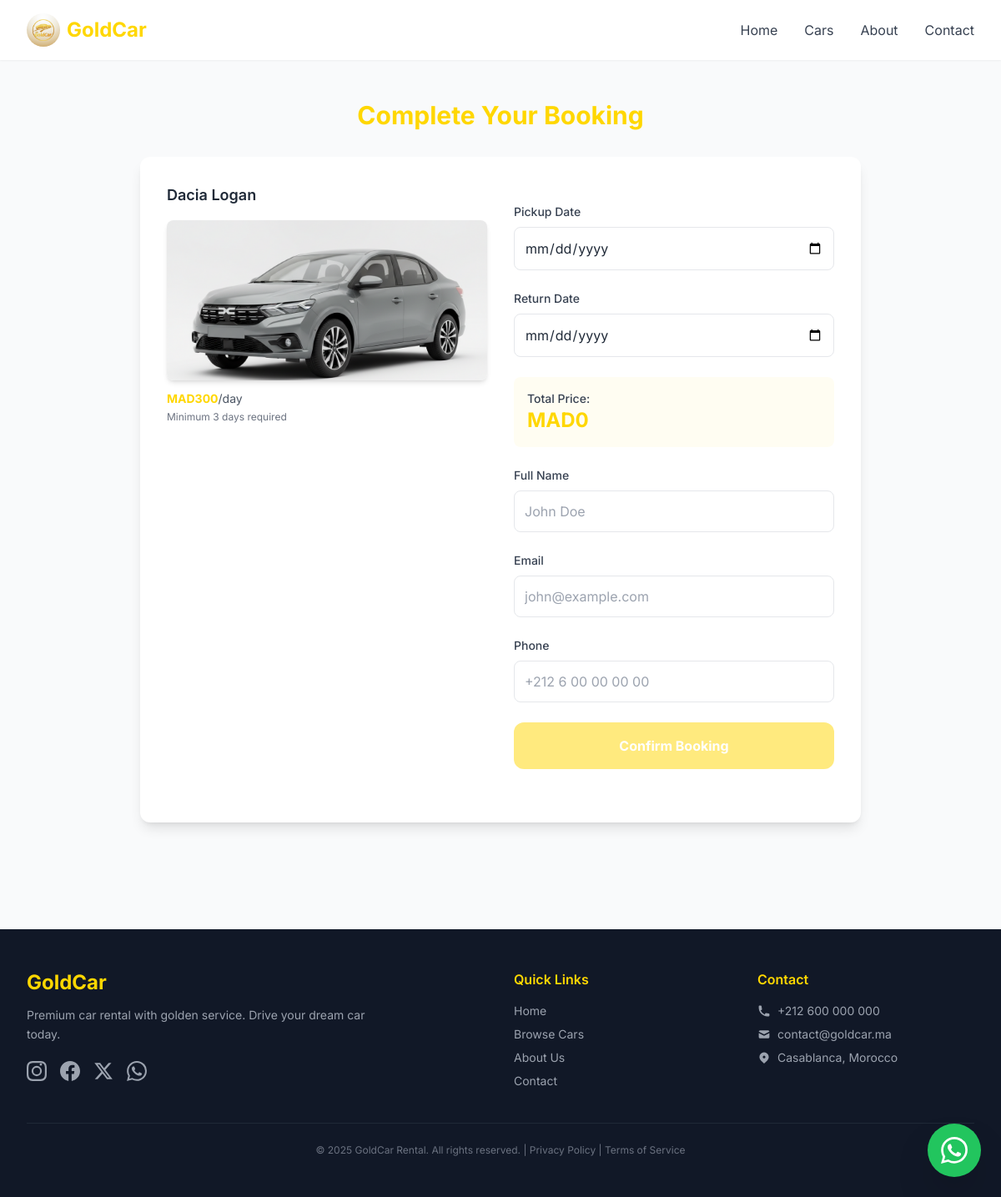
Screenshot of /booking.php?id=1 with the database file from the repository.
### tables this page shows
CREATE TABLE `cars` (
  `id` int(11) NOT NULL,
  `name` varchar(100) DEFAULT NULL,
  `image` varchar(255) DEFAULT NULL,
  `seats` int(11) DEFAULT NULL,
  `bags` int(11) DEFAULT NULL,
  `gear` enum('Manual','Automatic') DEFAULT NULL,
  `fuel` enum('Diesel','Petrol') DEFAULT NULL,
  `price_day` decimal(10,2) DEFAULT NULL,
  `price_week` decimal(10,2) DEFAULT NULL,
  `price_month` decimal(10,2) DEFAULT NULL
);

### booking.php (the view, shortened to what this page needs)
<?php
require 'config.php';
$id = $_GET['id'] ?? 0;
$stmt = $pdo->prepare("SELECT * FROM cars WHERE id = ?");
$stmt->execute([$id]);
$car = $stmt->fetch(PDO::FETCH_ASSOC);
$minDays = 3;
$pricePerDay = $car['price_day'];
function carImageUrl($filename) {
    $path = 'uploads/' . basename($filename);
    $full = $_SERVER['DOCUMENT_ROOT'] . '/' . $path;
    $v = file_exists($full) ? '?v=' . filemtime($full) : '';
    return $path . $v;
}
?>
<?php include 'header.php'; ?>
<main class="max-w-4xl mx-auto px-4 py-12">
  <h1 class="text-3xl font-bold text-center mb-8 text-gold">Complete Your Booking</h1>
  <div class="bg-white rounded-xl shadow-lg p-8">
    <div class="grid md:grid-cols-2 gap-8 mb-8">
      <div data-aos="fade-right">
        <h3 class="font-semibold text-lg mb-4"><?= htmlspecialchars($car['name']) ?></h3>
        <?php
        $imgSrc = carImageUrl($car['image']);
        $placeholder = 'https://via.placeholder.com/400x200?text=' . urlencode($car['name']);
        $src = $imgSrc ?: $placeholder;
        ?>
        <img src="<?= $src ?>"
             alt="<?= htmlspecialchars($car['name']) ?>"
             class="w-full h-48 object-cover rounded-lg shadow-md"
             onerror="this.src='https://via.placeholder.com/400x200?text=No+Image'">
        <p class="mt-3 text-sm text-gray-600">
          <span class="font-bold text-gold">MAD<?= number_format($pricePerDay) ?></span>/day
        </p>
        <p class="text-xs text-gray-500 mt-1">Minimum <?= $minDays ?> days required</p>
      </div>
      <form id="booking-form" action="booking-process.php" method="POST" class="space-y-6" data-aos="fade-left">
        <div>
          <label class="block text-sm font-medium text-gray-700 mb-2">Pickup Date</label>
          <input type="date" name="pickup" id="pickup" required
                 min="<?= date('Y-m-d') ?>"
                 class="w-full p-3 border rounded-lg focus:ring-2 focus:ring-gold focus:border-gold transition">
        </div>
        <div>
          <label class="block text-sm font-medium text-gray-700 mb-2">Return Date</label>
          <input type="date" name="return" id="return" required
                 class="w-full p-3 border rounded-lg focus:ring-2 focus:ring-gold focus:border-gold transition">
        </div>
        <div class="bg-gold/5 p-4 rounded-lg">
          <p class="text-sm font-medium text-gray-700">Total Price:</p>
          <p id="total-price" class="text-2xl font-bold text-gold">MAD0</p>
        </div>
        <div>
          <label class="block text-sm font-medium text-gray-700 mb-2">Full Name</label>
          <input type="text" name="name" required placeholder="John Doe"
                 class="w-full p-3 border rounded-lg focus:ring-2 focus:ring-gold">
        </div>
        <div>
          <label class="block text-sm font-medium text-gray-700 mb-2">Email</label>
          <input type="email" name="email" required placeholder="john@example.com"
                 class="w-full p-3 border rounded-lg focus:ring-2 focus:ring-gold">
        </div>
        <div>
          <label class="block text-sm font-medium text-gray-700 mb-2">Phone</label>
          <input type="tel" name="phone" required placeholder="+212 6 00 00 00 00"
                 class="w-full p-3 border rounded-lg focus:ring-2 focus:ring-gold">
        </div>
        <button type="submit"
                class="w-full bg-gold hover:bg-gold-dark text-white font-bold py-4 rounded-xl transition transform hover:scale-105 disabled:opacity-50 disabled:cursor-not-allowed"
                id="submit-btn" disabled>
          Confirm Booking
        </button>
      </form>
    </div>
  </div>
</main>
<?php include 'footer.php'; ?>
</body>
</html>

### header.php (style rules this page uses)
body { font-family: 'Inter', sans-serif; }

### rows the page displays
cars: name "Dacia Logan", image+name (picture), price_day "300"

### other values shown
$minDays "3"
